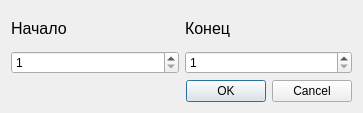
<?xml version="1.0" encoding="UTF-8"?>
<ui version="4.0">
 <class>BeginEndDialog</class>
 <widget class="QDialog" name="BeginEndDialog">
  <property name="geometry">
   <rect>
    <x>0</x>
    <y>0</y>
    <width>363</width>
    <height>113</height>
   </rect>
  </property>
  <property name="windowTitle">
   <string>Выбор начала и конца</string>
  </property>
  <layout class="QGridLayout" name="gridLayout">
   <item row="0" column="0">
    <widget class="QLabel" name="label">
     <property name="font">
      <font>
       <pointsize>12</pointsize>
      </font>
     </property>
     <property name="frameShadow">
      <enum>QFrame::Plain</enum>
     </property>
     <property name="text">
      <string>Начало</string>
     </property>
     <property name="textFormat">
      <enum>Qt::PlainText</enum>
     </property>
    </widget>
   </item>
   <item row="0" column="1">
    <widget class="QLabel" name="label_2">
     <property name="font">
      <font>
       <pointsize>12</pointsize>
      </font>
     </property>
     <property name="text">
      <string>Конец</string>
     </property>
    </widget>
   </item>
   <item row="2" column="0" colspan="2">
    <widget class="QDialogButtonBox" name="buttonBox">
     <property name="orientation">
      <enum>Qt::Horizontal</enum>
     </property>
     <property name="standardButtons">
      <set>QDialogButtonBox::Cancel|QDialogButtonBox::Ok</set>
     </property>
    </widget>
   </item>
   <item row="1" column="0">
    <widget class="QSpinBox" name="begin">
     <property name="minimum">
      <number>1</number>
     </property>
     <property name="maximum">
      <number>100000</number>
     </property>
    </widget>
   </item>
   <item row="1" column="1">
    <widget class="QSpinBox" name="end">
     <property name="minimum">
      <number>1</number>
     </property>
     <property name="maximum">
      <number>100000</number>
     </property>
    </widget>
   </item>
  </layout>
 </widget>
 <resources/>
 <connections>
  <connection>
   <sender>buttonBox</sender>
   <signal>accepted()</signal>
   <receiver>BeginEndDialog</receiver>
   <slot>accept()</slot>
   <hints>
    <hint type="sourcelabel">
     <x>248</x>
     <y>254</y>
    </hint>
    <hint type="destinationlabel">
     <x>157</x>
     <y>274</y>
    </hint>
   </hints>
  </connection>
  <connection>
   <sender>buttonBox</sender>
   <signal>rejected()</signal>
   <receiver>BeginEndDialog</receiver>
   <slot>reject()</slot>
   <hints>
    <hint type="sourcelabel">
     <x>316</x>
     <y>260</y>
    </hint>
    <hint type="destinationlabel">
     <x>286</x>
     <y>274</y>
    </hint>
   </hints>
  </connection>
 </connections>
</ui>
